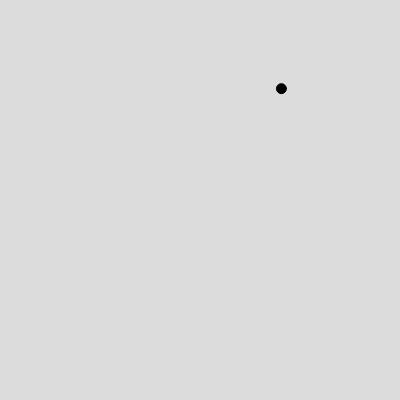
Frame 1 (no input)
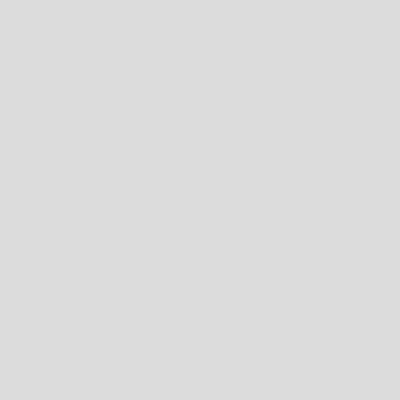
Frame 60 (no input)
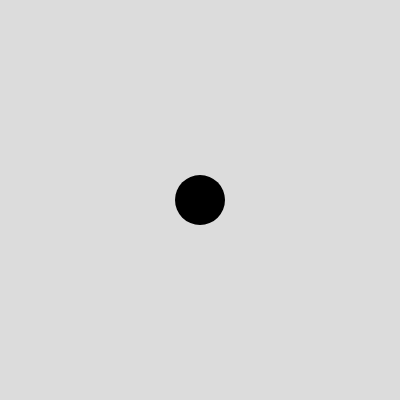
Frame 120 (the mouse pressed at the canvas centre since frame 60)

The p5.js sketch that drew these frames (run headless with seeded random() and noise() and a simulated clock; from frame 60 on, the mouse is pressed at the canvas centre):

// p5.js sketch
// ── sketch.js
let abc;
let isFood=false;

function setup() {
  createCanvas(400, 400);
  
}

function mousePressed(){
  abc=new Ball(mouseX,mouseY);
}


function draw() {
  background(220);
  if(abc){
    abc.move(mouseX,mouseY);
  abc.show();
  }
  if (!isFood){
    fill(0);
    circle(random(10,390),random(10,390),10);
    isFood=true;
  }
  
  
  
}
// ── object.js
class Ball{
  constructor(x,y,r=25,trailLength=40){
    console.log("createdddd");
    this.x=x;
    this.y=y;
    this.r=r;
    this.trailLength=trailLength;
    this.arr=[]; //to store history
  }
  
  move(X,Y){
    this.x=X;
    this.y=Y;
    let vec=createVector(this.x,this.y)
    this.arr.push(vec);
    if(this.arr.length>this.trailLength){
      this.arr.splice(0,1);
    }
  }
  
  show(){
    fill(0);
    noStroke();
    circle(this.x,this.y,2*this.r);
    
    for(let i =0;i<this.arr.length;i++){
      circle(this.arr[i].x,this.arr[i].y,this.r)
    }
  }
  
  
}
